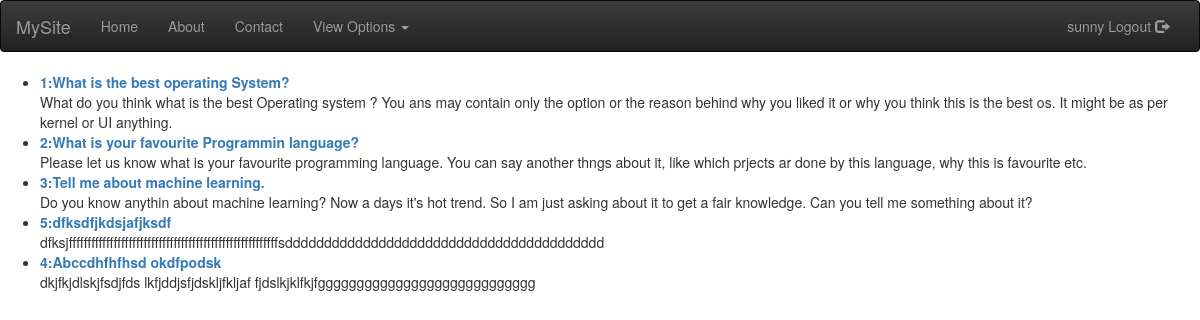
Screenshot of / (signed in) with the database file from the repository.
### ans/models.py (models this page shows, shortened)
class Question(models.Model):
    title = models.CharField(max_length=200, blank=True, null=True)
    description = models.TextField()
    pub_date = models.DateTimeField()
    user = models.ForeignKey(User, on_delete=models.CASCADE)

### ans/views.py (the view)
# urls.py: url(r'^$', views.index, name='index'),
def index(request):
    latest_questions = Question.objects.all().order_by('-pub_date')[:10][::-1]
    context = {'latest_questions': latest_questions}
    return render(request, template_name='ans/index.html', context=context)

### ans/templates/ans/index.html
{% extends 'base.html' %}
{% block body %}
    {% if latest_questions %}
        <ul>
            {% for q in latest_questions %}
                <li><a href="{% url 'ans:detail' q.id %}"> <b>{{ q.id }}:{{ q.title }} </b></a></li>
                {{ q.description }}
            {% endfor %}
        </ul>
    {% else %}
        <div class="alert alert-danger alert-dismissable">
            <a href="#" class="close" data-dismiss="alert" aria-label="close">×</a>
            <strong>Sorry!</strong> We don't have Question Yet.
        </div>
    {% endif %}
{% endblock %}

### templates/snippets/nav.html (shortened to what this page needs)
<nav class="navbar navbar-inverse">
    <div class="container-fluid">
        <div class="navbar-header">
            <a href="{% url 'ans:index'  %}" class="navbar-brand">MySite</a>
        </div>
        <div class="collapse navbar-collapse" id="mainNavBar">
            <ul class="nav navbar-nav">
                <li><a href="{% url 'ans:index' %}">Home</a></li>
                <li><a href="#">About</a></li>
                <li><a href="#">Contact</a></li>
                <li class="dropdown">
                    <a href="#" class="dropdown-toggle" data-toggle="dropdown">View Options <span
                            class="caret"></span> </a>
                </li>
            </ul>
            <div class="nav navbar-nav navbar-right">
                {% if user.is_authenticated %}
                <li><a href="{% url 'account:logout' %}">{{ user }} Logout <span
                        class=" glyphicon glyphicon-log-out"></span></a></li>
                {% else %}
                <li><a href="{% url 'account:register' %}">SignUp <span
                        class=" glyphicon glyphicon-registration-mark"></span></a></li>
                <li><a href="{% url 'account:login' %}">Login <span
                        class=" glyphicon glyphicon-log-in"></span></a></li>
                {% endif %}
            </div>
        </div>
    </div>
</nav>

### rows the page displays
Question: id "1", title "What is the best operating System?", description "What do you think what is the best Operating system ? You ans may contain only the option or the reason behind why you liked it or why you think this is the best os. It might be as per kernel or UI anything."
Question: id "2", title "What is your favourite Programmin language?", description "Please let us know what is your favourite programming language. You can say another thngs about it, like which prjects ar done by this language, why this is favourite etc."
Question: id "3", title "Tell me about machine learning.", description "Do you know anythin about machine learning? Now a days it's hot trend. So I am just asking about it to get a fair knowledge. Can you tell me something about it?"
Question: id "5", title "dfksdfjkdsjafjksdf", description "dfksjffffffffffffffffffffffffffffffffffffffffffffffffffffffffsddddddddddddddddddddddddddddddddddddddddd"
Question: id "4", title "Abccdhfhfhsd okdfpodsk", description "dkjfkjdlskjfsdjfds lkfjddjsfjdskljfkljaf fjdslkjklfkjfgggggggggggggggggggggggggggg"

### other values shown
{{ user }} "sunny"
